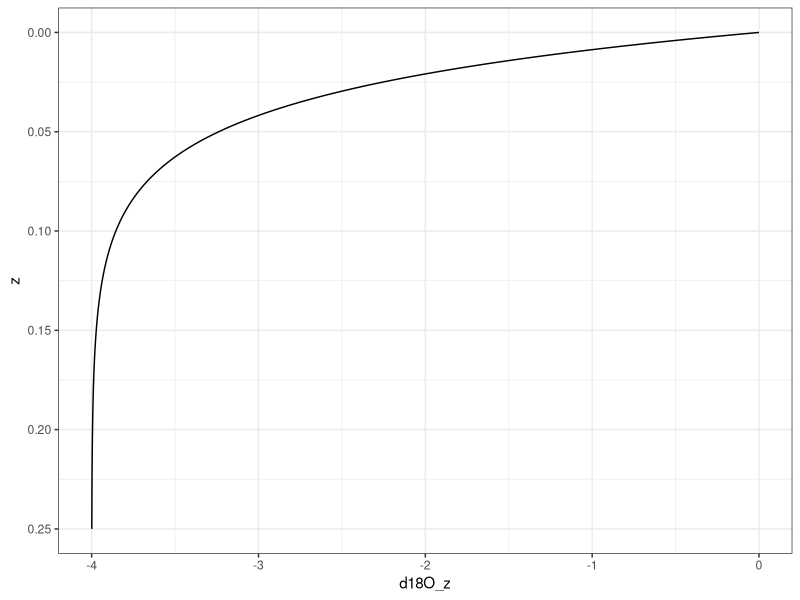
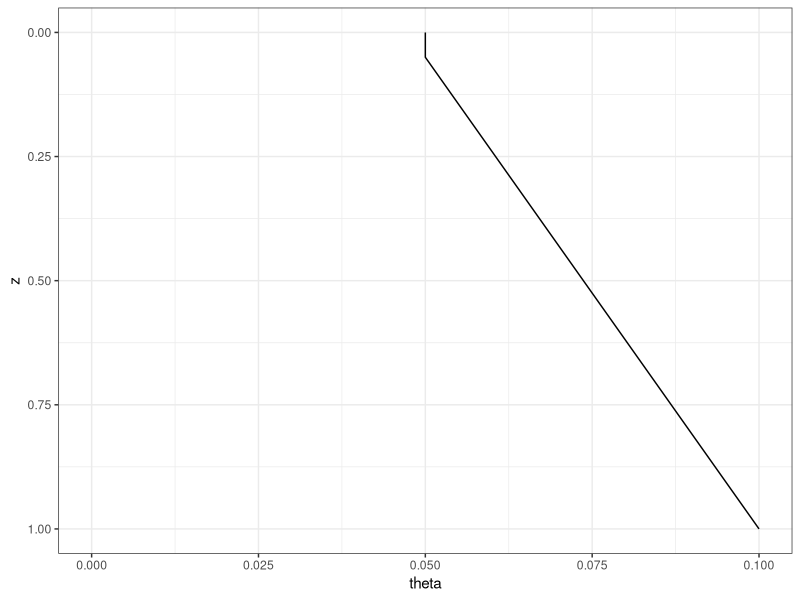
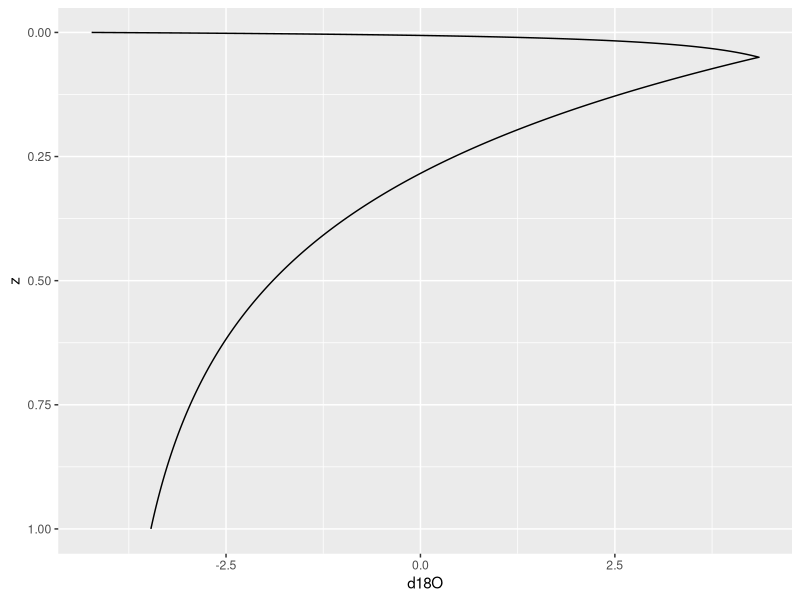
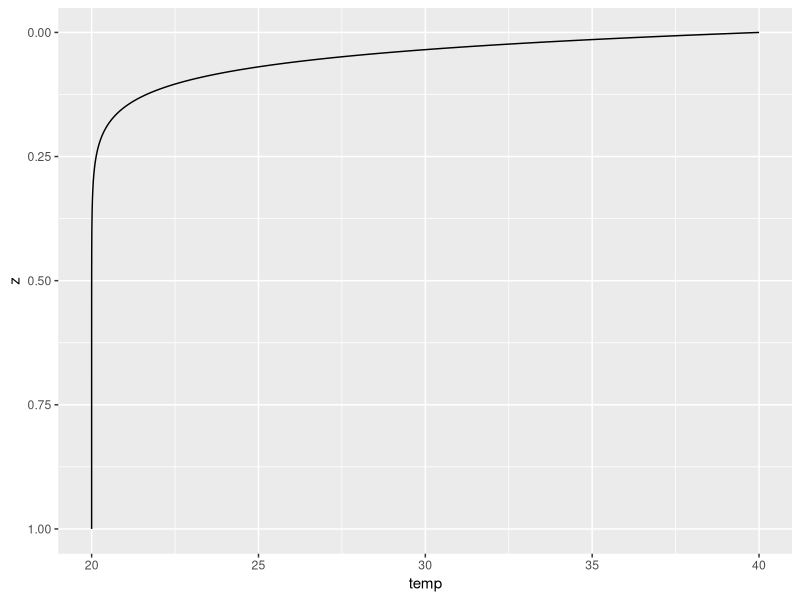

R code for these plots, in order:
## ---- chunk 1
library(tidyverse)
## ---- chunk 2
saturated_soil <- tibble(
  # set up 
  z = seq(0,.25, by = .001), #m
  
  #Oxygen isotope boundary conditions
  d18O_res = -4, #permil
  d18O_surface = 0, #permil
  
  #Soil boundary conditions
  E = 10E-9, #m/sec - this is just under 1 mm / day (0.864 mm/ day)
  p = 0.3, # porosity, unitless
  tau = 0.67, #toruosity, unitless
  theta = 0.3, #volumetric water content unitless
  D = 1.5E-9, #m^2 / sec from Barnes and Allison, 1988
  f = tau*theta,

  
  #calculated terms
  D_star = f*D,  #m^2 / sec
  z_l = D_star/E, #m
  d18O_z = d18O_res + (d18O_surface - d18O_res)*exp(-z/z_l) #permil
)

saturated_soil %>% ggplot()+aes(x = d18O_z, y = z) + geom_line()  + scale_y_reverse() + scale_x_continuous(limits = c(-4,0)) + theme_bw()
## ---- chunk 3
water_C <- tibble (
  z = seq (0,1, by = 0.001),
  theta = ifelse(z<=0.05, 0.05, (z+0.9)/19)
)
  
water_C %>% ggplot () + aes(x = theta, y = z) %>% geom_line()+scale_y_reverse()+scale_x_continuous(limits = c(0,.1)) + theme_bw()
## ---- chunk 4
vt_region <-  tibble(
  #the basics: 
  z = seq(0,.05, by = .001), #m
  temp = 20, #°C
  temp.K = temp + 273.15,
  rho = 997, #kg/m^3
  
  #fractionation factors:
  R = 8.314, #J/mol-K
  epsilon_d18O_eq = -7.685+6.7123*(1E3/temp.K)-1.6664*(1E6/temp.K^2)+0.35041*(1E9/temp.K^3),
  alpha_eq = exp(epsilon_d18O_eq/1000),
  alpha_kin = .975, 
  epsilon_kin = -25, #permil
  
  #isotope boundary conditions: 
  d18O_res = -4, #permil
  d180_surface = 0, #permil
  d18O_a = -14, #permil
  
  #Soil boundary conditions
  h_a = 0.2, #relative humidity @ surface
  E = 10E-9, #m/sec
  p = 0.3, # porosity, unitless
  tau = 0.67, #toruosity, unitless
  theta = ifelse(z<=0.05, 0.05, (z+0.9)/19), #changes through the profile 
  N_sat = 0.017, #kg/m^2
  D = 1.5E-9, #m^2 / sec from Barnes and Allison, 1988
  D_v = 2.42E-5,
  f = tau*theta,
  D_star = f*D,  #m^2 / sec
  
  #liquid diffusion length scale 
  z_l = D_star/E, #m
  
  
  #kinetic fractionation terms: 
  eta = (1-h_a)/epsilon_kin,
  z_bar = (N_sat*D_v)/(rho*E),
  
  
  diffusion_term  = (eta*(1+d18O_res)) + (d18O_res - d18O_a),
  humidity_term = (z/ (z+h_a*z_bar)),
  d18O =  (d18O_a + epsilon_d18O_eq + diffusion_term*humidity_term)/alpha_eq
  
)
## ---- chunk 5
lt_region <- tibble (
  z = seq (.051, 1, by=0.001),
  z_ef = 0.05, #m
  temp = 20, #°C
  temp.K = temp + 273.15,
  rho = 997, #kg/m^3
  
  #fractionation factors:
  R = 8.314, #J/mol-K
  epsilon_d18O_eq = -7.685+6.7123*(1E3/temp.K)-1.6664*(1E6/temp.K^2)+0.35041*(1E9/temp.K^3),
  alpha_eq = exp(epsilon_d18O_eq/1000),
  alpha_kin = 0.975, 
  epsilon_kin = -25, #permil, average based on Rothfuss et al., 2012
  
  #isotope boundary conditions: 
  d18O_res = -4, #permil
  d18O_surface = 0, #permil
  d18O_a = -14, #permil

  #Soil boundary conditions
  E = 10E-10, #m/sec
  p = 0.3, # porosity, unitless
  tau = 0.67, #toruosity, unitless
  theta = ifelse(z<=0.05, 0.05, (z+0.9)/19), #changes through the profile
  N_sat = 0.017, #kg/m^2
  D = 1.5E-9, #m^2 / sec from Barnes and Allison, 1988
  D_v = 2.42E-5,
  f = tau*theta,
  D_star = f*D,  #m^2 / sec
  g = tau*(1-theta), #this is an approximation (see 1988 paper, p 151)
  Dv_star = g*D_v,
  
  #length scales
  z_l = D_star/E, #m
  z_v = (alpha_eq*alpha_kin*Dv_star*N_sat)/(E*rho),
  k = z_l + z_v, 
  
  #equation 6 from 1988 paper: 
  d18O = d18O_res + (4.35 - d18O_res)*exp(-1/k*(z-z_ef))
)
  
## ---- chunk 6
d18O_profile <- bind_rows(vt_region, lt_region) %>% 
  select(z, d18O) %>% 
    ggplot() + 
    aes(d18O, z)+
    geom_path() + 
    scale_y_reverse()


d18O_profile
## ---- chunk 7
Temp_profile <- tibble(
  z = seq(0,1, by = 0.001),
  t_ave =  20,
  t_surface= 40,
  kappa=1E-6, # m^2/second, averge value for a loamy soil
  period=60*60*24*365, #seconds in a year
  z_star  = sqrt((kappa*period)/pi),
  temp = t_ave + (t_surface - t_ave)*exp(-z/0.05)
  ) %>% 
    ggplot()+aes(x = temp, y = z) + geom_path()+scale_y_reverse()

Temp_profile
